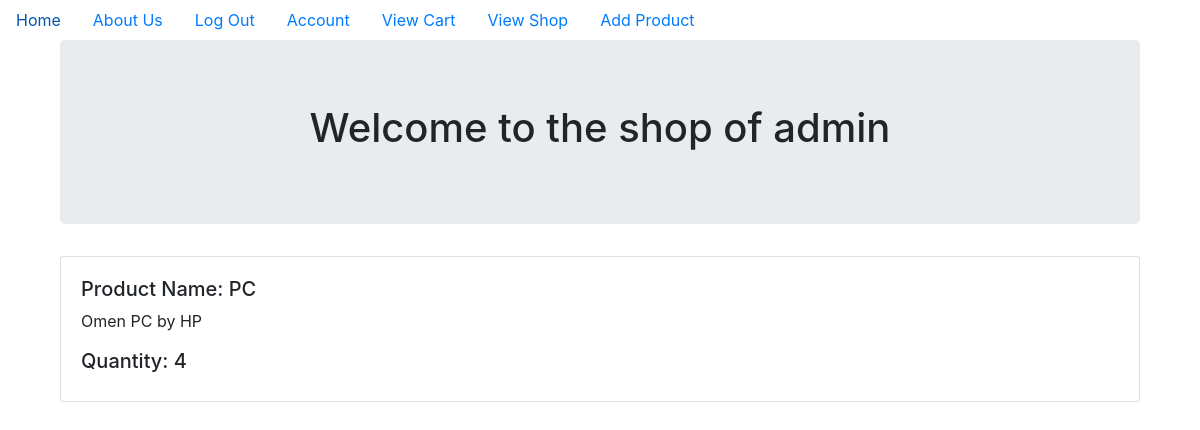
The page /admin_shop (signed in) on the database its author committed.
### shopperstop/models.py (models this page shows, shortened)
class User(db.Model, UserMixin):
    id = db.Column(db.Integer, primary_key = True)
    profile_image = db.Column(db.String(20), nullable=False, default='default_profile.png')
    email = db.Column(db.String(64), unique=True, index=True)
    username = db.Column(db.String(64), unique=True, index=True)
    password_hash = db.Column(db.String(128))
    user_type=db.Column(db.String(128))
    cart = db.relationship('Cart', backref='user_cart', lazy=True)
    sold_by = db.relationship('Product', backref='seller', lazy=True)

class Product(db.Model):
    id = db.Column(db.Integer, primary_key=True)
    sell_id=db.Column(db.Integer, db.ForeignKey('user.id'), nullable=False)
    product_name = db.Column(db.String(140), nullable=False)
    product_desc=db.Column(db.String, nullable=False)
    quantity=db.Column(db.Integer, nullable=False)
    price=db.Column(db.Integer, nullable=False)
    product_image=db.Column(db.String(20), nullable=False, default='default_profile.png')

### shopperstop/users/views.py (the view)
@users.route("/<username>_shop")
@login_required
def shop_view(username):
    if current_user.user_type=='Customer':
        abort(403)
    user=User.query.filter_by(username=username).first_or_404()
    shop=Product.query.filter_by(sell_id=current_user.id)
    return render_template('shop.html', shop=shop, user=user)

### shopperstop/models.py (called while the page is built)
@login_manager.user_loader
def load_user(user_id):
    return User.query.get(user_id)

### shopperstop/templates/shop.html
{% extends "base.html" %}
{% block content %}
<div class="container">
  <div class="jumbotron">
    <div align='center'>
      <h1 >Welcome to the shop of {{user.username}}</h1>
    </div>
  </div>
{% for product in shop %}
<div class="card" >
  <div class="card-body">
    <h5>Product Name: {{product.product_name}}</h5>
    <p>{{product.product_desc}}</p>
    <h5>Quantity: {{ product.quantity }}</h5>
  </div>
</div>
{% endfor %}
</div>
{% endblock content %}

### rows shown on the page
User: username "admin"
Product: product_name "PC", product_desc "Omen PC by HP", quantity "4"
